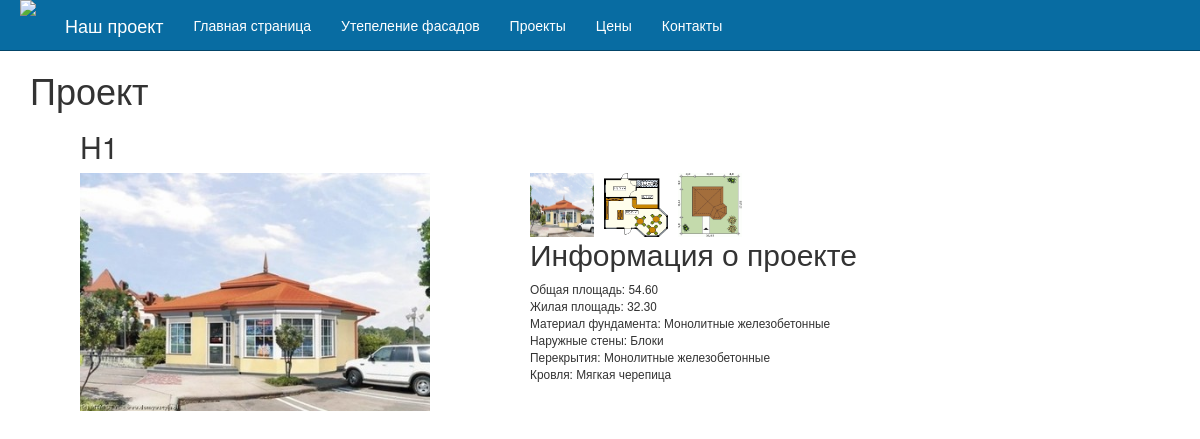
/project/7, run on the app's committed database.
### app/models.py (models this page shows, shortened)
class Building(models.Model):
    title = models.CharField(max_length=20)
    description = models.TextField(max_length=1000)
    glav = models.ImageField(upload_to='.')

class Photo(models.Model):
    name = models.CharField(max_length=30,blank=True)
    one = models.ImageField(upload_to='./Other',blank=True)
    second = models.ImageField(upload_to='./Other', blank=True)
    third = models.ImageField(upload_to='./Other', blank=True)
    fourth = models.ImageField(upload_to='./Other', blank=True)
    fifth = models.ImageField(upload_to='./Other', blank=True)
    sixth = models.ImageField(upload_to='./Other', blank=True)
    sborka = models.ForeignKey(Building,null=True)

### app/views.py (the view)
# urls.py: url(r'^project/(?P<pk>\d+)$', 'app.views.project', name='project'),
def project(request, pk):
    building = Building.objects.get(pk=pk)
    photo = Photo.objects.get(sborka=building)
    pho = building.glav.url
    return render(request, "project.html", {'building': building,'photo': photo,'pho':pho})

### app/templates/project.html (shortened to what this page needs)
{% extends "base.html" %}
{% load static from staticfiles %}
{% block content %}
<div class="container top">
        <h1>Проект</h1>
{% if building %}
<div class="one">
   	  <h2>{{ building.title }}</h3>
      <div class="caption">
        <img src="{{ pho }}" alt="" class="leftimg proba">
        <div class="media small">
          {% if building.glav %}
        <a class="pull-left" href="{% url "photo" building.pk 1 %}">
            <img class="media-object" src="{{ building.glav.url }}" width="64px" height="64px" alt="">
        </a>
        {% endif %}
          {% if photo.one %}
        <a class="pull-left" href="{% url "photo" building.pk 2 %}">
            <img class="media-object" src="{{ photo.one.url }}" width="64px" height="64px" alt="">
        </a>
        {% endif %}
        {% if photo.second %}
        <a class="pull-left" href="{% url "photo" building.pk 3 %}">
            <img class="media-object" src="{{ photo.second.url }}" width="64px" height="64px" alt="">
        </a>
        {% endif %}
        <h2 >Информация о проекте</h2>
        <p >{{ building.description|safe  }}</p>
</div>
{% endif %}
</div>
{% endblock %}

### app/static/css/style.css (style rules this page uses)
.top { margin-top: 50px; }
.one { margin-left: 50px; }
.small { float:left; margin: 0; margin-right:100px; }
.leftimg { float:left; margin-right: 100px; }
.proba { width: 350px; }
@media screen and (max-width: 1200px) { .proba { width: 350px; } }

### data on the page
Building: title "H1", glav (picture), description "Общая площадь: 54.60 Жилая площадь: 32.30 Материал фундамента: Монолитные железобетонные Наружные стены: Блоки Перекрытия: Монолитные железобетонные Кровля: Мягкая черепица"
Photo: one (picture), second (picture)
